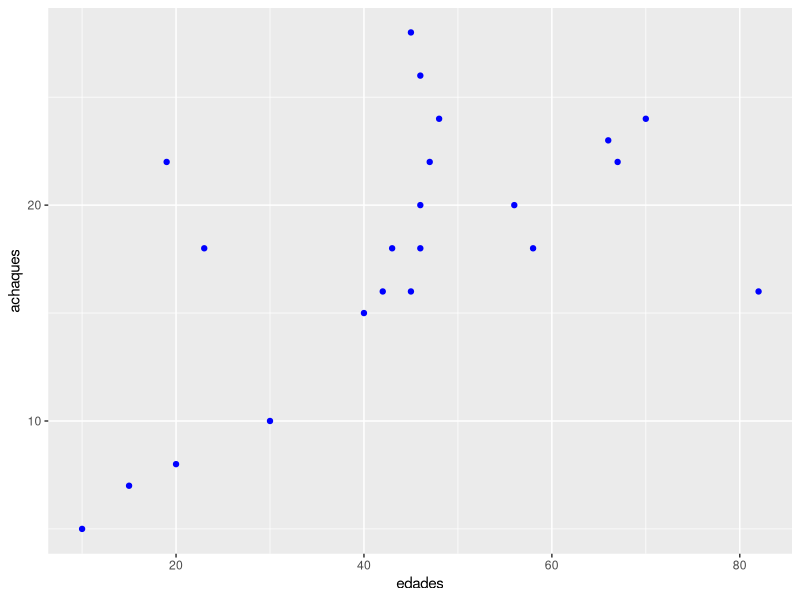
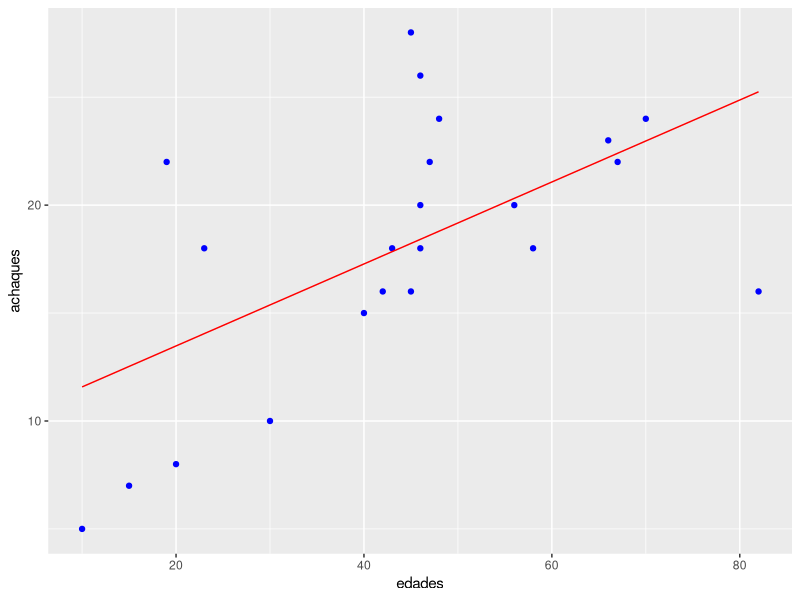

Generate these figures, in order, with R:
# Regresión lineal simple
# Para predecir la cantidad de achaques de una persona 
# conforme a la edad


# Librerías
# install.packages("ggplot2")
library(ggplot2) # Gráficos amigables

# <- es igua que el signo de igual <- es = como asignación

edades <- c(10, 15, 20, 30, 40, 56, 67, 82, 45, 46, 58, 66, 70, 19, 43, 45, 46, 46, 47, 48, 42, 23)
achaques <- c(5, 7, 8, 10, 15, 20, 22, 16, 28, 26, 18, 23, 24, 22, 18, 16, 18, 20, 22, 24, 16, 18) # escala 5-30



edades
achaques


datos <- data.frame(edades, achaques)
datos



# Gráfica de dispersión 
ggplot(data = datos, mapping = aes(x = edades, y = achaques)) +
  geom_point(colour = "blue")



# Construir un modelo  de Regresión Lineal Simple
modelo <- lm(data = datos, formula = achaques ~ edades)
sm <- summary(modelo) # El resumen de los estadísticos

sm 



ggplot(data = datos, aes(x = edades, y = achaques)) +
  geom_point(colour = "blue") +
  geom_line(aes(x=edades, y = modelo$fitted.values), color = 'red')
  
  

# nuevos datos de edades

nuevas.edades <- c(55, 60, 20)


# Predecir las edades de 55, 60 y 20 para las personas nuevas
predict(object = modelo, newdata = data.frame(edades = nuevas.edades))


# Predicciomes conforme a la FORMULA Y = a + bx
# Coeficientes
# a y b
a <- modelo$coefficients[1]
b <- modelo$coefficients[2]


# Y = a + bx

Y <- a + b * nuevas.edades
Y

# igua a predict()
predict(object = modelo, newdata = data.frame(edades = nuevas.edades))
        




